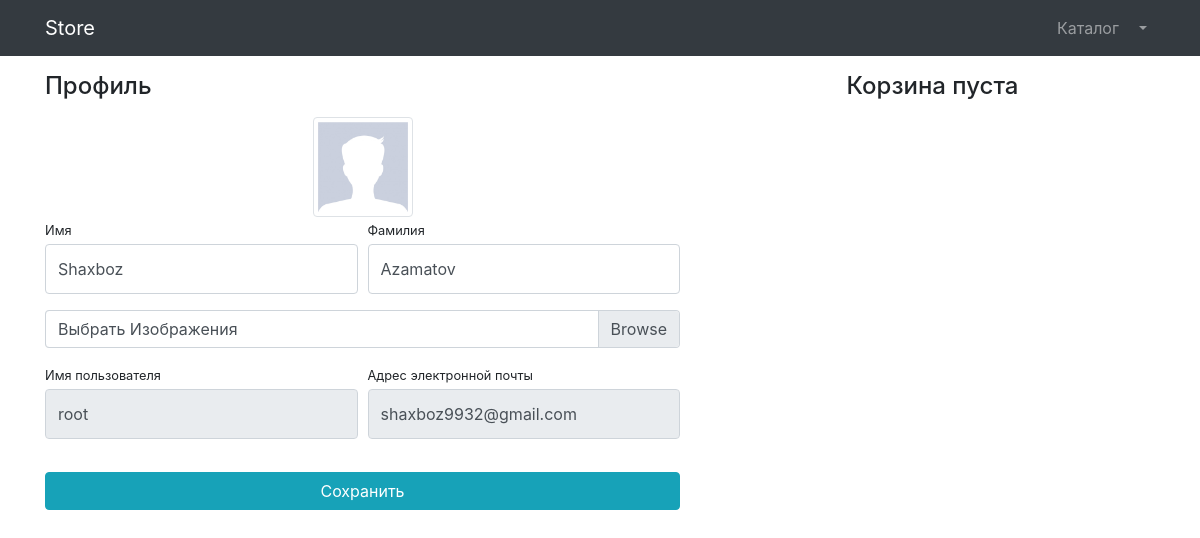
/users/profile/14/ (signed in), run on the app's committed database.
### users/models.py (models this page shows)
class User(AbstractUser):
    image = models.ImageField(upload_to='users_image', null=True, blank=True)
    is_verification = models.BooleanField(default=False)

### users/views.py (the view, shortened to what this page needs)
# urls.py: path('profile/<int:pk>/', UserProfileView.as_view(), name='profile'),
class UserProfileView(UpdateView):
    model = User
    form_class = UserProfileForm
    template_name = 'users/profile.html'
    def get_context_data(self, **kwargs):
        context = super(UserProfileView, self).get_context_data()
        context['title'] = 'Store - Profile'
        context['baskets'] = Basket.objects.filter(user=self.request.user)
        context['total_sum'] = sum(basket.sum() for basket in Basket.objects.filter(user=self.object))
        context['total_quantity'] = sum(basket.quantity for basket in Basket.objects.filter(user=self.object))
        return context

### users/forms.py
class UserProfileForm(UserChangeForm):
    first_name = forms.CharField(widget=forms.TextInput(attrs={'class': 'form-control py-4'}))
    last_name = forms.CharField(widget=forms.TextInput(attrs={'class': 'form-control py-4'}))
    image = forms.ImageField(widget=forms.FileInput(attrs={'class': 'custom-file-label'}), required=False)
    username = forms.CharField(widget=forms.TextInput(attrs={'class': 'form-control py-4', 'readonly': True}))
    email = forms.EmailField(widget=forms.EmailInput(attrs={'class': 'form-control py-4', 'readonly': True}))
    print('Name')
    class Meta:
        model = User
        fields = ('first_name', 'last_name', 'image', 'username', 'email')

### users/templates/users/profile.html (shortened to what this page needs)
{% extends 'products/base.html' %}
{% load static %}
{% block css %} <link href="{% static 'vendor/css/profile.css' %}" rel="stylesheet"> {% endblock %}
{% block content %}
    <div class="container">
    <div class="row">
        <div class="col-lg-7">
            <h4 class="mt-3 mb-3">Профиль</h4>
            <div class="col-lg-12 text-center">
                <img width="100" height="100"
                     src="{% if user.image %}{{user.image.url}}{% else %}{% static 'vendor\img\users\default_avatar.jpg' %}{% endif %}"
                     class="img-thumbnail">
            </div>
            <form action="{% url 'users:profile' user.id %}" method="post" enctype="multipart/form-data">
                <div class="form-row">
                    <div class="col-lg-6">
                        <div class="form-group">
                            <label class="small mb-1" for="{{form.first_name.id_for_label}}">Имя</label>
                            {{form.first_name}}
                        </div>
                    </div>
                    <div class="col-lg-6">
                        <div class="form-group">
                            <label class="small mb-1" for="{{form.last_name.id_for_label}}">Фамилия</label>
                            {{form.last_name}}
                        </div>
                    </div>
                </div>
                <div class="form-row mb-2">
                    <div class="col-lg-12">
                        <div class="custom-file">
                            <label class="custom-file-label" for="{{form.image.id_for_label}}">Выбрать Изображения</label>
                        </div>
                    </div>
                </div>
                <div class="form-row">
                    <div class="col-lg-6">
                        <label class="small mb-1" for="{{form.username.id_for_label}}">Имя пользователя</label>
                        {{form.username}}
                    </div>
                    <div class="col-lg-6">
                        <label class="small mb-1" for="{{form.email.id_for_label}}">Адрес электронной
                            почты</label>
                        {{form.email}}
                    </div>
                </div>
                <div class="form-row">
                    <div class="col-lg-12" style="margin-top: 33px;">
                        <input class="btn btn-info btn-block" type="submit" value="Сохранить">
                    </div>
                </div>
            </form>
        </div>
        <div class="col-lg-5">
            {% include 'products/basket.html' %}
        </div>
    </div>
</div>
{% endblock %}

### data on the page
User: first_name "Shaxboz", last_name "Azamatov", username "root", email "shaxboz9932@gmail.com"
